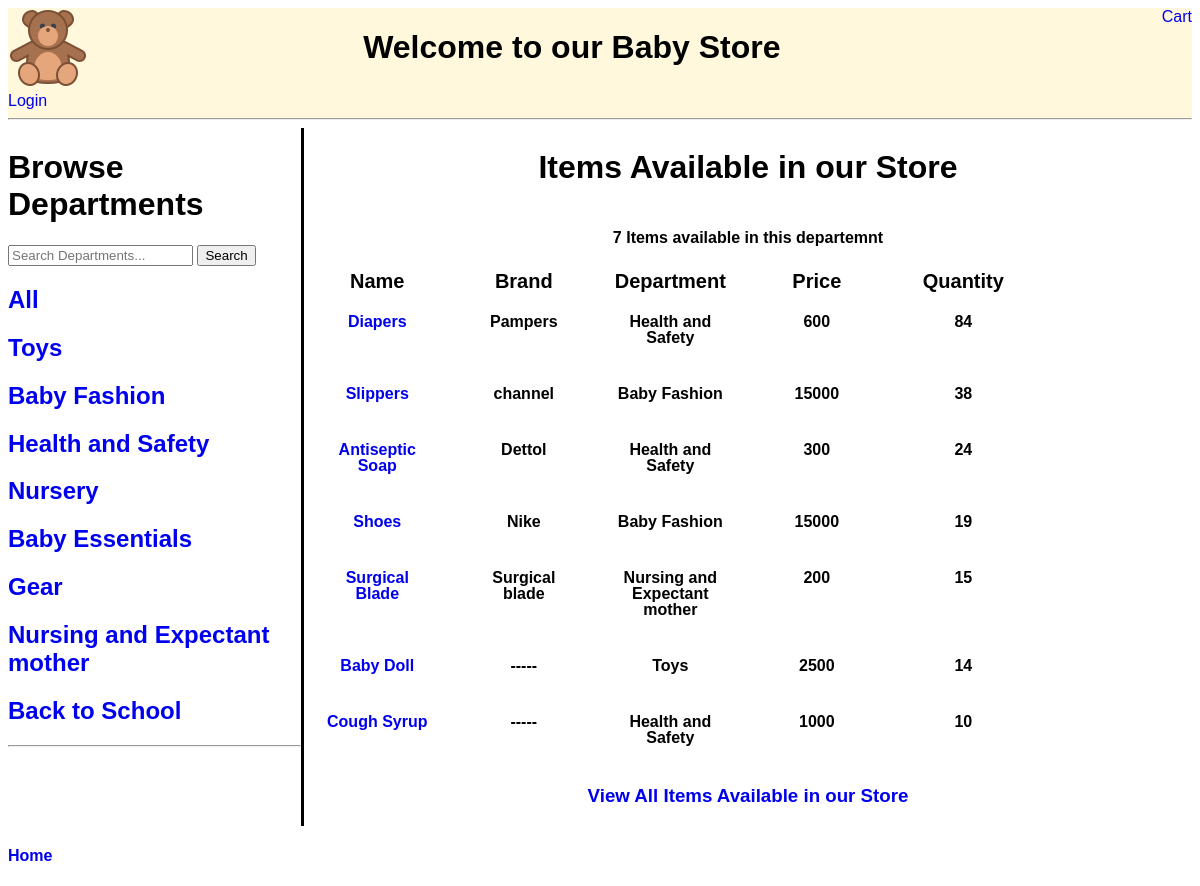
The app's page /, older data.
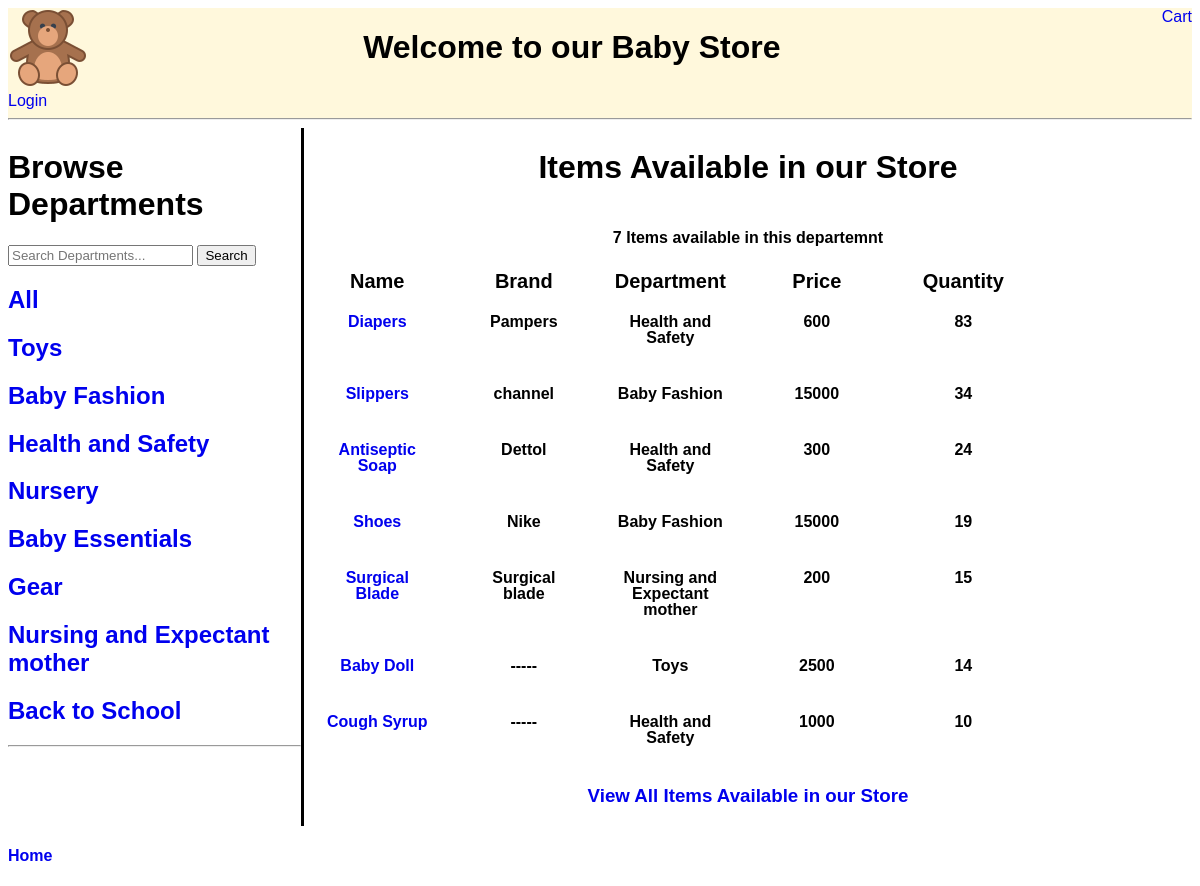
The same page, newer data.
### app/models.py (models this page shows, shortened)
class Item(models.Model):
    department = models.ForeignKey(Department, on_delete=CASCADE)
    brand = models.CharField(max_length=200, blank=True)
    name = models.CharField(max_length=200, unique=True)
    price = models.IntegerField(null=False)
    dozen_price = models.IntegerField(blank=True, null=True)
    quantity = models.IntegerField(default=0)
    time_added = models.DateTimeField(default=datetime.now, blank=True)
    updated = models.DateTimeField(null=True, blank=True)
    class Meta:
        ordering = ['-quantity', '-price']

class Department(models.Model):
    name = models.CharField(max_length=200, unique=True)
    def __str__(self):
        return self.name

### app/views.py (the view)
# urls.py: path('', views.home, name='home'),
def home(request):
    q = request.GET.get('q') if request.GET.get('q') != None else ''
    items = Item.objects.filter(Q(department__name__icontains=q))
    items = items[:7]
    item_count = items.count()
    departments = Department.objects.all()
    context = {'departments': departments, "items": items, "item_count": item_count}
    return render(request, 'app/home.html', context)

### app/templates/app/home.html (shortened to what this page needs)
<!DOCTYPE html>
<html>
<head>
</head>
<body>
{% extends 'main.html' %}
{% block content %}
<div class='home-view'>
    <div class="home-departments">
        <h1>Browse Departments</h1>
        <div>
            <form method="GET" action="{%url 'home' %}">
                <input type="text" name='q' placeholder="Search Departments..." />
                <input type="submit" value="Search"/>
            </form>
        </div>
        <div><h2><a href="{% url 'home' %}">All</a></h2></div>
        {% for department in departments %}
            <h2><a href="{% url 'department' department.id %}?q={{department.name}}">{{department.name}}</a></h2>
        {%endfor%}
        <hr/>
    </div>
    <div class="Home-items">
        <h1>Items Available in our Store</h1>
        <table id="result_list">
        {% if items %}
        <div>
            {% if item_count > 1 %}
            <h4>{{item_count}} Items available in this departemnt </h4>
            {% else %}
            <h4>{{room_count}} Item available in this departemnt</h4>
            {% endif %}
        </div>
        <thead style="font-weight: 800;">
            <tr>
                <th scope="col" class="sortable column-item">
                    <div class="text">Name</div>
                </th>
                <th scope="col" class="sortable column-brand">
                    <div class="text">Brand</div>
                </th>
                <th scope="col" class="sortable column-department">
                    <div class="text">Department</div>
                </th>
                <th scope="col" class="sortable column-price sorted descending">
                    <div class="text">Price</div>
                </th>
                <th scope="col" class="sortable column-quantity sorted descending">
                    <div class="text">Quantity</div>
                </th>
            </tr>
        </thead>
        <tbody>
            {% for item in items %}
            <tr>
                <th class="field-item nowrap" style="font-weight: 650;">
                <a href="{% url 'item' item.id  %}">{{item.name|title}}</a></th>
                <td class="field-brand">
                {% if item.brand %}
                    {{item.brand}}
                {% else %}
                    -----
                {% endif %}
                </td>
                <td class="field-department">{{item.department}}</td>
                <td class="field-price">{{item.price}}</td>
                <td class="field-quantity">{{item.quantity}}</td>
            </tr>
            {% endfor %}
        </tbody>
        </table>
        <h3><a href="{% url 'all_items' %}">View All Items Available in our Store</a></h3>
        {% else %}
            No Item Available in this Department
        {% endif %}
    </div>
</div>
</body>
</html>
{% endblock %}

Row changes from the older to the newer data that the page shows:
changed Item "Diapers": quantity "84" → "83"
changed Item "Slippers": quantity "38" → "34"
